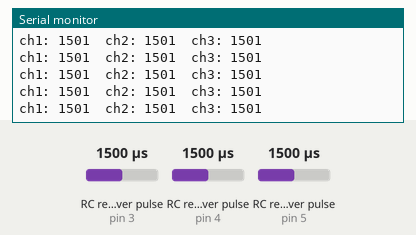
The sketch below on a simulated Arduino Uno, built with avr-gcc and run on an emulated ATmega328P. Shown: the last lines printed to the serial monitor. Wiring (inferred from the names in the program): 3 × RC receiver channel: data pin 3 / data pin 4 / data pin 5. Inputs (shaded band) come from the test bench; at power-on: RC receiver pulse (sensors on pin 3, pin 4, pin 5) 1500 µs.

Above: at 1.2 s.
1.3 s: RC receiver pulse (sensor on pin 3) set to 1020 µs
At 1.34 s:
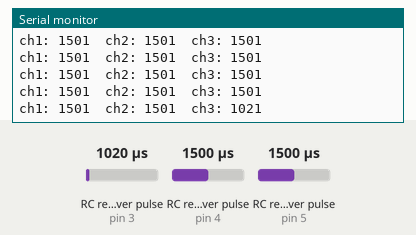
2.8 s: RC receiver pulse (sensor on pin 4) set to 1020 µs
At 2.84 s:
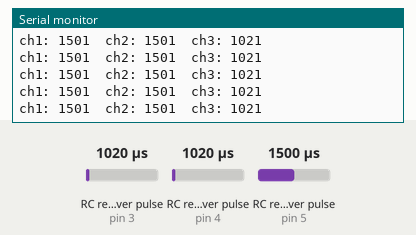
4.3 s: RC receiver pulse (sensor on pin 5) set to 1020 µs
At 4.34 s:
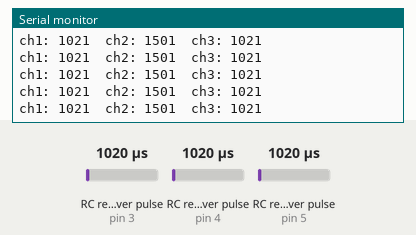
5.8 s: RC receiver pulse (sensor on pin 3) set to 1250 µs
At 5.84 s:
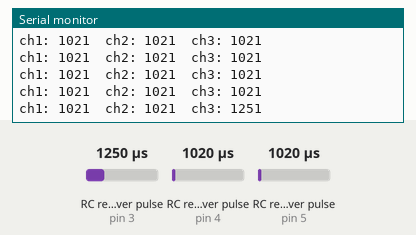
7.3 s: RC receiver pulse (sensor on pin 4) set to 1250 µs
At 7.34 s:
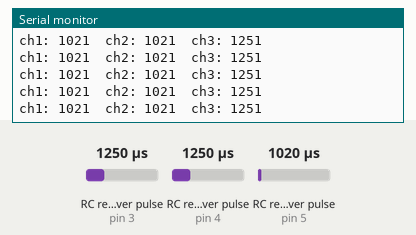
8.8 s: RC receiver pulse (sensor on pin 5) set to 1250 µs
At 8.84 s:
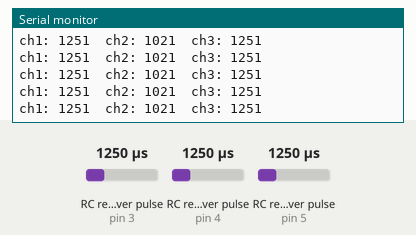
Timing chart, 0 to 11.3 s (numbered marks = the images above; inputs shaded):
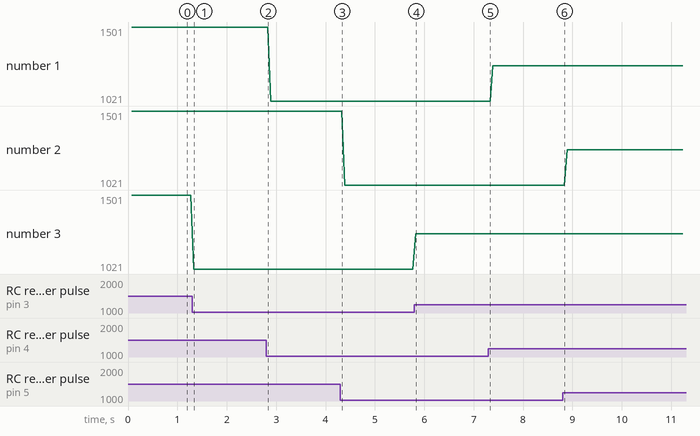

The sketch:

RC_reader.ino
```cpp
// * How to read remote control data:
// * https://www.sparkfun.com/tutorials/348


int ch1_pin = 4; // right_horizontal
int ch2_pin = 5; // right_vertical
int ch3_pin = 3; // speed knob
/*
int ch2_pin = 4; // left_vertical
int ch4_pin = 3; // left_horizontal

int ch5_pin = 7; // c_stick
int ch6_pin = 8; // right_knob
*/
int ch1_val;
int ch2_val;
int ch3_val;
/*
int ch3_val;
int ch4_val;
int ch5_val;
int ch6_val;
*/
void setup() {
  Serial.begin(9600);

  // RC pins
  pinMode(ch1_pin, INPUT);
  pinMode(ch2_pin, INPUT);
  pinMode(ch3_pin, INPUT);

}

void loop() {

  ch1_val = pulseIn(ch1_pin, HIGH, 25000); // Read the pulse width of
  delay(10);
  ch2_val = pulseIn(ch2_pin, HIGH, 25000); // each channel
  delay(10);
  ch3_val = pulseIn(ch3_pin, HIGH, 25000); // each channel
  delay(10);
  /*
  ch3_val = pulseIn(ch3_pin, HIGH, 25000); // Read the pulse width of
  ch4_val = pulseIn(ch4_pin, HIGH, 25000);
  ch5_val = pulseIn(ch5_pin, HIGH, 25000); // Read the pulse width of
  ch6_val = pulseIn(ch6_pin, HIGH, 25000);
  */

  Serial.print("ch1: ");
  Serial.print(ch1_val);
  Serial.print("  ch2: ");
  Serial.print(ch2_val);
  Serial.print("  ch3: ");
  Serial.print(ch3_val);
  /*
  Serial.print("  ch3: ");
  Serial.print(ch3_val);
  Serial.print("  ch4: ");
  Serial.print(ch4_val);
  Serial.print("  ch5: ");
  Serial.print(ch5_val);
  Serial.print("  ch6: ");
  Serial.print(ch6_val);/**/
  Serial.println("");
}
```

Measured:
- after the input at 1.3 s, the serial monitor: prints a new line at once (image 1)
- after the input at 5.8 s, the serial monitor: prints a new line at once (image 4)
- plotted number 3: 1501 → 1021 after the input at 1.3 s, 1021 → 1251 after the input at 5.8 s
